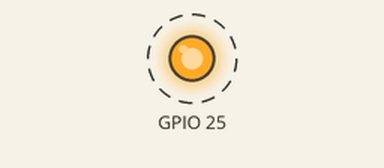
The program below on a simulated Raspberry Pi (BCM pin numbers). Parts: output pins drawn as LEDs (lit = HIGH). Dashed ring = blinking.

Above: at 0.2 s.
Timing chart, 0 to 3.0 s (numbered marks = the images above):
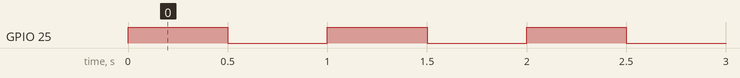

Measured:
- by itself, GPIO 25: alternates HIGH for 0.50 s and LOW for 0.50 s

The program:

p097.py
```python
import RPi.GPIO as GPIO
import time
GPIO.setmode(GPIO.BCM)   # Uses GPIO pin numbers.
GPIO.setup(25,GPIO.OUT)  # Uses GPIO #25 as output.
try:
    while True:
        GPIO.output(25,GPIO.HIGH)
        time.sleep(0.5)
        GPIO.output(25,GPIO.LOW)
        time.sleep(0.5)
except KeyboardInterrupt:
    pass  # Terminates program with Ctrl+C.
GPIO.cleanup()  # Initializes GPIO.setup().
```
